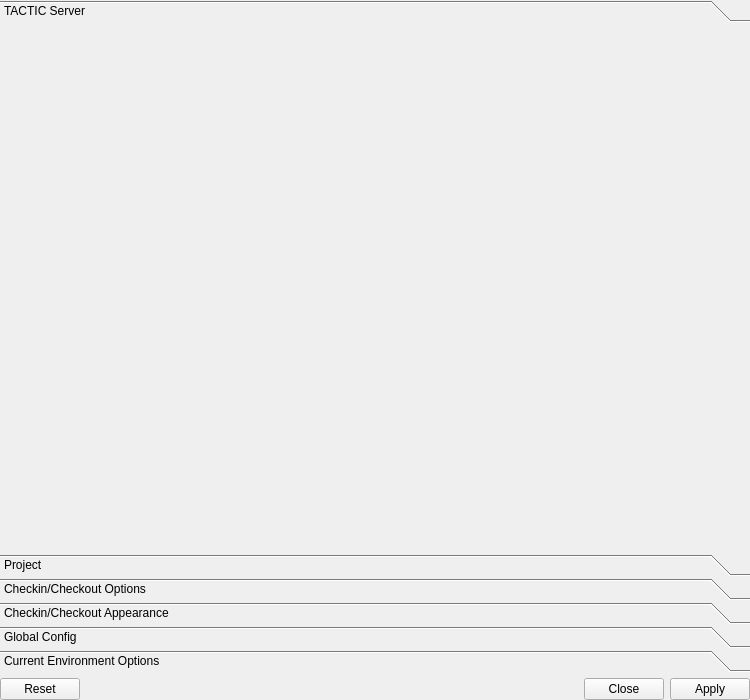
<?xml version="1.0" encoding="UTF-8"?>
<ui version="4.0">
 <class>uiConfMainWidget</class>
 <widget class="QWidget" name="uiConfMainWidget">
  <property name="geometry">
   <rect>
    <x>0</x>
    <y>0</y>
    <width>750</width>
    <height>700</height>
   </rect>
  </property>
  <property name="windowTitle">
   <string>TACTIC Handler configuration</string>
  </property>
  <layout class="QVBoxLayout" name="uiConfMainWidgetLayout">
   <property name="margin">
    <number>0</number>
   </property>
   <item>
    <widget class="QToolBox" name="configToolBox">
     <property name="palette">
      <palette>
       <active/>
       <inactive/>
       <disabled/>
      </palette>
     </property>
     <property name="styleSheet">
      <string notr="true">QToolBox &gt; *,
QToolBox &gt; QScrollArea &gt; #qt_scrollarea_viewport &gt; QWidget {
	background-color: rgba(128, 128, 128, 48);
}

QToolBox::tab {
	border-style: outset;
	border-width: 1px;
	border-color:  rgba(75, 75, 75, 75);
	border-radius: 3px;
	padding: 1px;
	background: qlineargradient(x1: 0, y1: 0, x2: 0, y2: 1, stop: 0 rgba(175, 175, 175, 25), stop: 1 rgba(175, 175, 175, 0));
}
/*
QToolBox::tab:hover {
    background: qlineargradient(x1: 0, y1: 0, x2: 0, y2: 1, stop: 0 rgba(175, 175, 175, 50), stop: 1 rgba(175, 175, 175, 0));
    border: 1px solid rgba(128, 128, 128, 75);
}
*/
QToolBox::tab:selected {
    font: italic;
	background: qlineargradient(x1: 0, y1: 0, x2: 0, y2: 1, stop: 0 rgba(175, 175, 175, 50), stop: 1 rgba(175, 175, 175, 0));
	border-style: outset;
	border-width: 1px;
	border-color:  rgba(128, 128, 128, 75);
	border-radius: 3px;
}</string>
     </property>
     <property name="currentIndex">
      <number>0</number>
     </property>
     <property name="tabSpacing">
      <number>2</number>
     </property>
     <widget class="QWidget" name="serverPage">
      <property name="geometry">
       <rect>
        <x>0</x>
        <y>0</y>
        <width>750</width>
        <height>513</height>
       </rect>
      </property>
      <attribute name="label">
       <string>TACTIC Server</string>
      </attribute>
      <layout class="QVBoxLayout" name="serverPageLayout">
       <property name="margin">
        <number>6</number>
       </property>
      </layout>
     </widget>
     <widget class="QWidget" name="projectPage">
      <property name="geometry">
       <rect>
        <x>0</x>
        <y>0</y>
        <width>759</width>
        <height>494</height>
       </rect>
      </property>
      <attribute name="label">
       <string>Project</string>
      </attribute>
      <layout class="QVBoxLayout" name="projectPageLayout">
       <property name="margin">
        <number>6</number>
       </property>
      </layout>
     </widget>
     <widget class="QWidget" name="checkinOutOptionsPage">
      <property name="geometry">
       <rect>
        <x>0</x>
        <y>0</y>
        <width>759</width>
        <height>494</height>
       </rect>
      </property>
      <attribute name="label">
       <string>Checkin/Checkout Options</string>
      </attribute>
      <layout class="QVBoxLayout" name="checkinPageLayout">
       <property name="margin">
        <number>6</number>
       </property>
      </layout>
     </widget>
     <widget class="QWidget" name="checkinOutAppPage">
      <property name="geometry">
       <rect>
        <x>0</x>
        <y>0</y>
        <width>759</width>
        <height>494</height>
       </rect>
      </property>
      <attribute name="label">
       <string>Checkin/Checkout Appearance</string>
      </attribute>
      <layout class="QVBoxLayout" name="checkinOutPageLayout">
       <property name="margin">
        <number>6</number>
       </property>
      </layout>
     </widget>
     <widget class="QWidget" name="globalCofigPage">
      <property name="geometry">
       <rect>
        <x>0</x>
        <y>0</y>
        <width>759</width>
        <height>494</height>
       </rect>
      </property>
      <attribute name="label">
       <string>Global Config</string>
      </attribute>
      <layout class="QVBoxLayout" name="globalCofigPageLayout">
       <property name="margin">
        <number>6</number>
       </property>
      </layout>
     </widget>
     <widget class="QWidget" name="currentEnvironmentPage">
      <property name="geometry">
       <rect>
        <x>0</x>
        <y>0</y>
        <width>759</width>
        <height>494</height>
       </rect>
      </property>
      <attribute name="label">
       <string>Current Environment Options</string>
      </attribute>
      <layout class="QVBoxLayout" name="currentEnvironmentPageLayout">
       <property name="margin">
        <number>6</number>
       </property>
      </layout>
     </widget>
    </widget>
   </item>
   <item>
    <widget class="QDialogButtonBox" name="buttonBox">
     <property name="standardButtons">
      <set>QDialogButtonBox::Apply|QDialogButtonBox::Close|QDialogButtonBox::Reset</set>
     </property>
     <property name="centerButtons">
      <bool>false</bool>
     </property>
    </widget>
   </item>
  </layout>
 </widget>
 <resources/>
 <connections/>
</ui>
